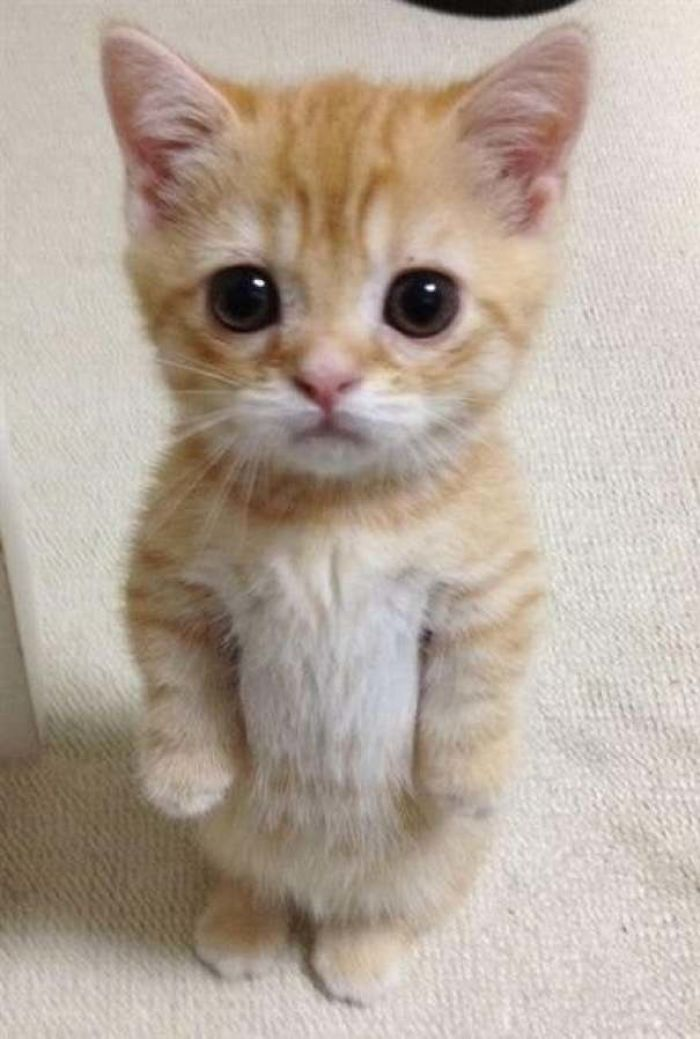
#> input picture deley_xor/image_512.png, 700 x 1039 px
$ python deley_xor.py
#> lines starting #> are read from the running program, lines starting #| are printed output that depends on the picture; after the words box and inside, x2 and y2 are one past the last pixel; in counts of white or black regions, pixels touching at a corner belong together
from pathlib import Path
import cv2
import numpy as np


def generate_lorenz_keystream(
    length,
    initial_state=(1.0, 1.0, 1.0),
    dt=0.01,
    discard=500,
    sigma=10.0,
    rho=28.0,
    beta=8.0 / 3.0,
):
  x = float(initial_state[0])
  y = float(initial_state[1])
  z = float(initial_state[2])
  h2 = 0.5 * dt
  h6 = dt / 6.0

  for _ in range(discard):
    k1x = sigma * (y - x)
    k1y = x * (rho - z) - y
    k1z = x * y - beta * z

    x2 = x + h2 * k1x
    y2 = y + h2 * k1y
    z2 = z + h2 * k1z
    k2x = sigma * (y2 - x2)
    k2y = x2 * (rho - z2) - y2
    k2z = x2 * y2 - beta * z2

    x3 = x + h2 * k2x
    y3 = y + h2 * k2y
    z3 = z + h2 * k2z
    k3x = sigma * (y3 - x3)
    k3y = x3 * (rho - z3) - y3
    k3z = x3 * y3 - beta * z3

    x4 = x + dt * k3x
    y4 = y + dt * k3y
    z4 = z + dt * k3z
    k4x = sigma * (y4 - x4)
    k4y = x4 * (rho - z4) - y4
    k4z = x4 * y4 - beta * z4

    x += h6 * (k1x + 2.0 * k2x + 2.0 * k3x + k4x)
    y += h6 * (k1y + 2.0 * k2y + 2.0 * k3y + k4y)
    z += h6 * (k1z + 2.0 * k2z + 2.0 * k3z + k4z)

  ks = np.empty(length, dtype=np.uint8)
  for i in range(length):
    k1x = sigma * (y - x)
    k1y = x * (rho - z) - y
    k1z = x * y - beta * z

    x2 = x + h2 * k1x
    y2 = y + h2 * k1y
    z2 = z + h2 * k1z
    k2x = sigma * (y2 - x2)
    k2y = x2 * (rho - z2) - y2
    k2z = x2 * y2 - beta * z2

    x3 = x + h2 * k2x
    y3 = y + h2 * k2y
    z3 = z + h2 * k2z
    k3x = sigma * (y3 - x3)
    k3y = x3 * (rho - z3) - y3
    k3z = x3 * y3 - beta * z3

    x4 = x + dt * k3x
    y4 = y + dt * k3y
    z4 = z + dt * k3z
    k4x = sigma * (y4 - x4)
    k4y = x4 * (rho - z4) - y4
    k4z = x4 * y4 - beta * z4

    x += h6 * (k1x + 2.0 * k2x + 2.0 * k3x + k4x)
    y += h6 * (k1y + 2.0 * k2y + 2.0 * k3y + k4y)
    z += h6 * (k1z + 2.0 * k2z + 2.0 * k3z + k4z)

    x_part = int(abs(x) * 1e6)
    y_part = int(abs(y) * 1e6)
    z_part = int(abs(z) * 1e6)
    ks[i] = (x_part ^ (y_part << 5) ^ (z_part << 11)) & 0xFF
  return ks


def xor_with_delay_encrypt(
    img_gray, ks=None, initial_state=(1.0, 1.0, 1.0), dt=0.01, init_delay=123
):
  h, w = img_gray.shape
  flat_p = img_gray.flatten().tolist()
  if ks is None:
    ks = generate_lorenz_keystream(h * w, initial_state=initial_state, dt=dt)
  ks_list = ks.tolist()

  cipher = [0] * len(flat_p)
  prev_c = int(init_delay) & 0xFF
  for i, p_val in enumerate(flat_p):
    c_val = (p_val ^ ks_list[i] ^ prev_c) & 0xFF
    cipher[i] = c_val
    prev_c = c_val

  return np.array(cipher, dtype=np.uint8).reshape((h, w))


def xor_with_delay_decrypt(
    cipher_img, ks=None, initial_state=(1.0, 1.0, 1.0), dt=0.01, init_delay=123
):
  h, w = cipher_img.shape
  flat_c = cipher_img.flatten().tolist()
  if ks is None:
    ks = generate_lorenz_keystream(h * w, initial_state=initial_state, dt=dt)
  ks_list = ks.tolist()

  plain = [0] * len(flat_c)
  prev_c = int(init_delay) & 0xFF
  for i, c_val in enumerate(flat_c):
    plain[i] = (c_val ^ ks_list[i] ^ prev_c) & 0xFF
    prev_c = c_val

  return np.array(plain, dtype=np.uint8).reshape((h, w))


def compute_entropy(img_gray):
  hist = np.bincount(img_gray.flatten(), minlength=256).astype(np.float64)
  probs = hist[hist > 0] / hist.sum()
  return float(-np.sum(probs * np.log2(probs)))


def compute_correlation(img_gray, num_samples=5000):
  arr = img_gray.astype(np.float64)
  h, w = arr.shape
  rng = np.random.default_rng(42)

  r_h = rng.integers(0, h, size=num_samples)
  c_h = rng.integers(0, w - 1, size=num_samples)
  x_h, y_h = arr[r_h, c_h], arr[r_h, c_h + 1]
  corr_h = float(np.corrcoef(x_h, y_h)[0, 1])

  r_v = rng.integers(0, h - 1, size=num_samples)
  c_v = rng.integers(0, w, size=num_samples)
  x_v, y_v = arr[r_v, c_v], arr[r_v + 1, c_v]
  corr_v = float(np.corrcoef(x_v, y_v)[0, 1])

  r_d = rng.integers(0, h - 1, size=num_samples)
  c_d = rng.integers(0, w - 1, size=num_samples)
  x_d, y_d = arr[r_d, c_d], arr[r_d + 1, c_d + 1]
  corr_d = float(np.corrcoef(x_d, y_d)[0, 1])

  return {"Horizontal": corr_h, "Vertical": corr_v, "Diagonal": corr_d}


def compute_metrics(orig_img, enc_e1, enc_e2):
  p = orig_img.astype(np.float64)
  e1 = enc_e1.astype(np.float64)
  e2 = enc_e2.astype(np.float64)

  mae = float(np.mean(np.abs(p - e1)))
  mse = float(np.mean((p - e1) ** 2))
  psnr = float("inf") if mse == 0.0 else float(10.0 * np.log10((255.0**2) / mse))
  diff_mask = (enc_e1 != enc_e2).astype(np.float64)
  npcr = float(np.mean(diff_mask) * 100.0)
  uaci = float((np.mean(np.abs(e1 - e2)) / 255.0) * 100.0)

  return {
      "MAE": mae,
      "MSE": mse,
      "PSNR (dB)": psnr,
      "NPCR (%)": npcr,
      "UACI (%)": uaci,
  }


def solve():
  base_dir = Path(__file__).resolve().parent
  img_path = base_dir / "image_512.png"
  img = cv2.imread(str(img_path), cv2.IMREAD_GRAYSCALE)
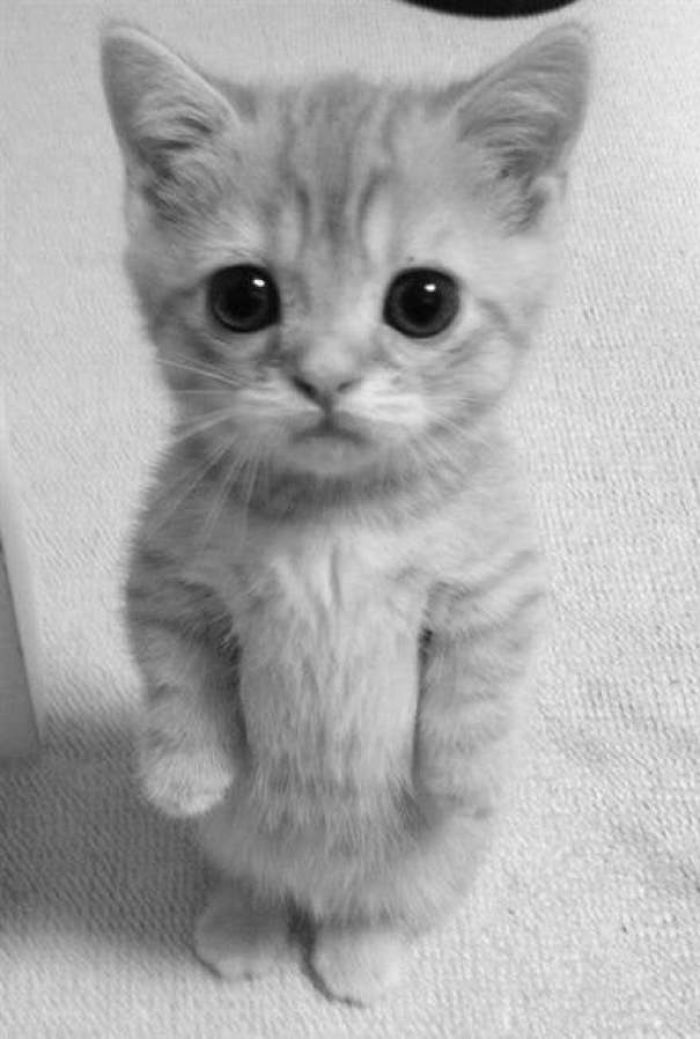
#> img: shape (1039, 700); min 1, max 255, mean 170.3
  assert img is not None, f"File not found: {img_path}"
  img = cv2.resize(img, (512, 512))
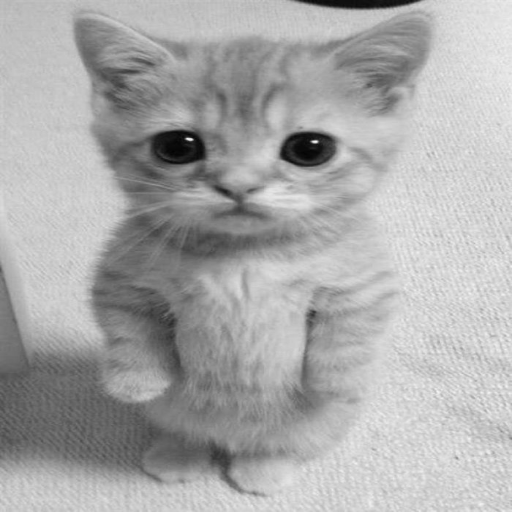
#> img: shape (512, 512); min 2, max 243, mean 170.2

  img_mod = img.copy()
  img_mod[256, 256] = np.uint8((int(img_mod[256, 256]) + 1) % 256)
#> img_mod: shape (512, 512); under 0.01% of pixels changed, all inside (x1, y1, x2, y2) = (256, 256, 257, 257)

  key_init = (1.0, 1.0, 1.0)
  ks = generate_lorenz_keystream(img.size, initial_state=key_init)
  e1 = xor_with_delay_encrypt(img, ks=ks, initial_state=key_init)
#> in xor_with_delay_encrypt, `flat_p = img_gray.flatten().tolist()`: flat_p = 262144 items
#> the loop in xor_with_delay_encrypt, `for i, p_val in enumerate(flat_p):` made 262144 passes
#> (p_val, c_val, prev_c) on passes 1 to 3: (185, 77, 77), (186, 71, 71), (187, 188, 188)
#> in xor_with_delay_encrypt, `return np.array(cipher, dtype=np.uint8).reshape((h, w))`:
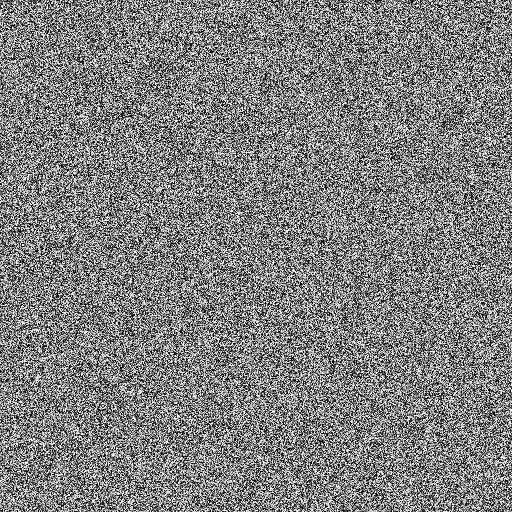
#> returned value: shape (512, 512); min 0, max 255, mean 127.6
  e2 = xor_with_delay_encrypt(img_mod, ks=ks, initial_state=key_init)
#> call 2 of xor_with_delay_encrypt, with ks = array of shape (262144,), initial_state = (1, 1, 1), dt = 0.01, init_delay = 123
#> the loop in xor_with_delay_encrypt (call 2), `for i, p_val in enumerate(flat_p):` made 262144 passes
#> in xor_with_delay_encrypt (call 2), `return np.array(cipher, dtype=np.uint8).reshape((h, w))`:
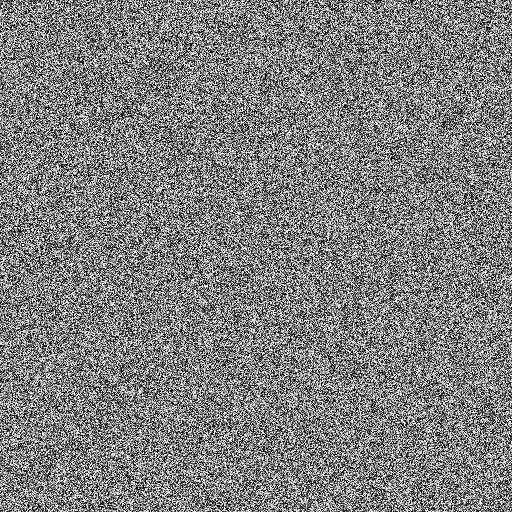
#> returned value: shape (512, 512); min 0, max 255, mean 127.6
  dec = xor_with_delay_decrypt(e1, ks=ks, initial_state=key_init)
#> the loop in xor_with_delay_decrypt, `for i, c_val in enumerate(flat_c):` made 262144 passes
#> (c_val, prev_c) on passes 1 to 3: (77, 77), (71, 71), (188, 188)
  assert np.array_equal(img, dec)

  cv2.imwrite(str(base_dir / "cipher_delay_e1.png"), e1)
  cv2.imwrite(str(base_dir / "cipher_delay_e2.png"), e2)
  cv2.imwrite(str(base_dir / "decrypted_delay.png"), dec)

  metrics = compute_metrics(img, e1, e2)
#> in compute_metrics, `mae = float(np.mean(np.abs(p - e1)))`: mae = 78.53
#> in compute_metrics, `mse = float(np.mean((p - e1) ** 2))`: mse = 9195.4
#> in compute_metrics, `psnr = float("inf") if mse == 0.0 else float(10.0 * np.log10((255.0**2..`: psnr = 8.5
#> in compute_metrics, `diff_mask = (enc_e1 != enc_e2).astype(np.float64)`:
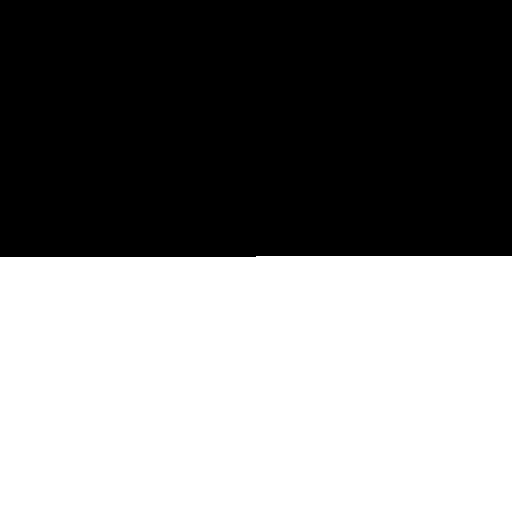
#> diff_mask: shape (512, 512) float64; values 0 (black) and 1 (white), 49.9% white; 1 white region, box (x1, y1, x2, y2) and area: (0, 256, 512, 512) 130816
#> in compute_metrics, `npcr = float(np.mean(diff_mask) * 100.0)`: npcr = 49.9
#> in compute_metrics, `uaci = float((np.mean(np.abs(e1 - e2)) / 255.0) * 100.0)`: uaci = 6.27
#> metrics = {'MAE': 78.53, 'MSE': 9195.4, 'PSNR (dB)': 8.5, 'NPCR (%)': 49.9, 'UACI (%)': 6.27}
  for k, v in metrics.items():
    print(f"{k}: {v:.4f}")
#> this loop made 5 passes
#> (k, v) on passes 1 to 5: ('MAE', 78.53), ('MSE', 9195.4), ('PSNR (dB)', 8.5), ('NPCR (%)', 49.9), ('UACI (%)', 6.27)
#| MAE: 78.5318
#| MSE: 9195.4385
#| PSNR (dB): 8.4951
#| NPCR (%): 49.9023
#| UACI (%): 6.2728

  print(f"Plain Entropy: {compute_entropy(img):.4f}")
#> in compute_entropy, `hist = np.bincount(img_gray.flatten(), minlength=256).astype(np.float64)`: hist = 256 values, max 4477 at index 203, min 0 at index 0, mean 1024
#> in compute_entropy, `probs = hist[hist > 0] / hist.sum()`: probs = 242 values, max 0.0171 at index 201, min 3.81e-06 at index 0, mean 0.00413
#| Plain Entropy: 7.1272
  print(f"Cipher Entropy: {compute_entropy(e1):.4f}")
#| Cipher Entropy: 7.9992

  plain_corr = compute_correlation(img)
#> in compute_correlation, `x_h, y_h = arr[r_h, c_h], arr[r_h, c_h + 1]`: x_h = 5000 values, max 239 at index 4810, min 9 at index 4938, mean 168.9; y_h = 5000 values, max 237 at index 1083, min 8 at index 262, mean 169
#> in compute_correlation, `corr_h = float(np.corrcoef(x_h, y_h)[0, 1])`: corr_h = 0.995
#> in compute_correlation, `x_v, y_v = arr[r_v, c_v], arr[r_v + 1, c_v]`: x_v = 5000 values, max 237 at index 3664, min 5 at index 615, mean 169.5; y_v = 5000 values, max 243 at index 844, min 2 at index 615, mean 169.6
#> in compute_correlation, `corr_v = float(np.corrcoef(x_v, y_v)[0, 1])`: corr_v = 0.993
#> in compute_correlation, `x_d, y_d = arr[r_d, c_d], arr[r_d + 1, c_d + 1]`: x_d = 5000 values, max 234 at index 1224, min 7 at index 304, mean 171.2; y_d = 5000 values, max 239 at index 4298, min 6 at index 304, mean 171.4
#> in compute_correlation, `corr_d = float(np.corrcoef(x_d, y_d)[0, 1])`: corr_d = 0.991
#> plain_corr = {'Horizontal': 0.995, 'Vertical': 0.993, 'Diagonal': 0.991}
  cipher_corr = compute_correlation(e1)
#> cipher_corr = {'Horizontal': -0.00457, 'Vertical': 0.0153, 'Diagonal': -0.00278}
  for axis in ["Horizontal", "Vertical", "Diagonal"]:
    print(f"Plain {axis} Corr: {plain_corr[axis]:.4f}")
    print(f"Cipher {axis} Corr: {cipher_corr[axis]:.4f}")
#> this loop made 3 passes
#| Plain Horizontal Corr: 0.9947
#| Cipher Horizontal Corr: -0.0046
#| Plain Vertical Corr: 0.9928
#| Cipher Vertical Corr: 0.0153
#| Plain Diagonal Corr: 0.9906
#| Cipher Diagonal Corr: -0.0028


if __name__ == "__main__":
  solve()
